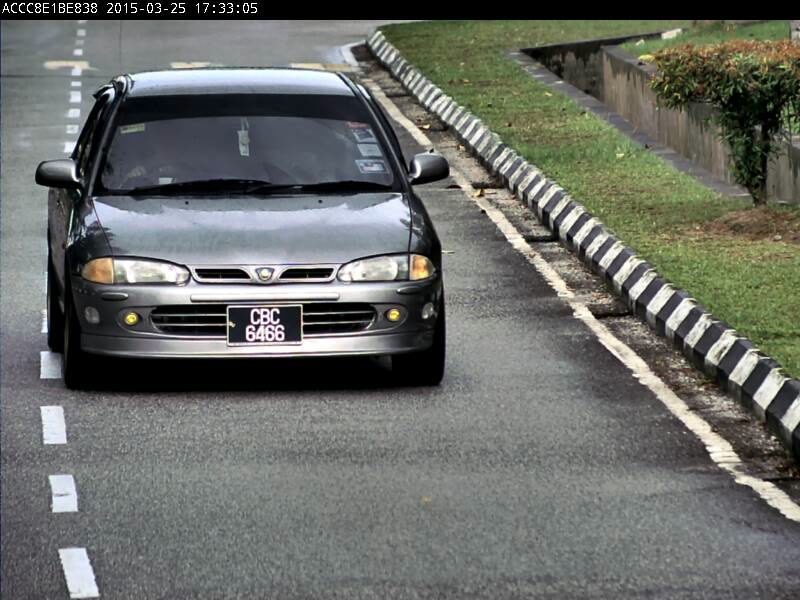
//> input picture Dataset/1.jpg, 800 x 600 px
$ ./CMLPR   (built with g++ and OpenCV 4)
//> lines starting //> are read from the running program, lines starting //| are printed output that depends on the picture

#include <iostream>
#include <baseapi.h>
#include <allheaders.h>

#include "core/core.hpp"
#include "highgui/highgui.hpp"
#include "opencv2/opencv.hpp"
#include "CMLPR.h"

using namespace cv;
using namespace std;

Mat RGBToGray(Mat rgb)
{
	int stride = 3;
	Mat gray = Mat::zeros(rgb.size(), CV_8UC1);

	for (size_t i = 0; i < rgb.rows; i++)
	{
		for (size_t j = 0; j < rgb.cols * stride; j += stride)
		{
			auto r = rgb.at<uchar>(i, j);
			auto g = rgb.at<uchar>(i, j + 1);
			auto b = rgb.at<uchar>(i, j + 2);

			gray.at<uchar>(i, j / stride) = (r + g + b) / stride;
		}
	}

	return gray;
}

// [89 lines left out: functions RGBToBinary, GrayToBinary, GrayInversion, GrayStep, GrayAverage3x3, not called in this run]

int GetSum(Mat& gray, int n, int i, int j)
{
	int sum = 0;
	auto th = ((n - 1) / 2);
	for (int q = -th; q <= th; q++)
	{
		for (int z = -th; z <= th; z++)
		{
			sum += gray.at<uchar>(i + q, j + z);
		}
	}
	return sum;
}

Mat AverageNxN(Mat gray, int n)
{
	Mat average = Mat::zeros(gray.size(), CV_8UC1);

	for (int i = 1; i < gray.rows - 1; i++)
	{
		for (int j = 1; j < gray.cols - 1; j++)
		{
			auto sum = GetSum(gray, n, i, j);
			average.at<uchar>(i, j) += sum / (n * n);
		}
	}
	return average;
}

// [97 lines left out: functions Avg, Blur, Max, Min, not called in this run]

Mat Edge(Mat Grey, int th)
{
	Mat EdgeImg = Mat::zeros(Grey.size(), CV_8UC1);
	for (int i = 1; i < Grey.rows - 1; i++)
	{
		for (int j = 1; j < Grey.cols - 1; j++)
		{
			int AvgL = (Grey.at<uchar>(i - 1, j - 1) + Grey.at<uchar>(i, j - 1) + Grey.at<uchar>(i + 1, j - 1)) / 3;
			int AvgR = (Grey.at<uchar>(i - 1, j + 1) + Grey.at<uchar>(i, j + 1) + Grey.at<uchar>(i + 1, j + 1)) / 3;
			if (abs(AvgL - AvgR) > th)
				EdgeImg.at<uchar>(i, j) = 255;


		}
	}

	return EdgeImg;


}


Mat Dialation(Mat edge, int neighbourSize)
{

	Mat dialation = Mat::zeros(edge.size(), CV_8UC1);

	for (int i =neighbourSize; i < edge.rows -neighbourSize; i++)
	{
		for (int j =neighbourSize; j < edge.cols -neighbourSize; j++)
		{
			bool shouldBreak = false;

			for (int ii = -neighbourSize; ii <neighbourSize; ii++)
			{
				for (int jj = -neighbourSize; jj <neighbourSize; jj++)
				{
					auto isNeighbourWhite = edge.at<uchar>(i + ii, j + jj) == 255;
					if (isNeighbourWhite)
					{
						dialation.at<uchar>(i, j) = 255;
						shouldBreak = true;
						break;
					}

				}

				if (shouldBreak) { break; }
			}
		}
	}

	return dialation;
}

Mat ErosionWithLimit(Mat edge, int neighbourSize)
{

	Mat erosion = Mat::zeros(edge.size(), CV_8UC1);

	for (int i = neighbourSize; i < edge.rows - neighbourSize; i++)
	{
		for (int j = neighbourSize; j < edge.cols - neighbourSize; j++)
		{
			int blackNeighbors = 0;
			erosion.at<uchar>(i, j) = edge.at<uchar>(i, j);
			bool shouldBreak = false;

			for (int ii = -neighbourSize; ii <= neighbourSize; ii++)
			{
				for (int jj = -neighbourSize; jj <= neighbourSize; jj++)
				{
					auto isNeighbourBlack = edge.at<uchar>(i + ii, j + jj) == 0;
					if (isNeighbourBlack)
					{
						blackNeighbors++;

					}
				}
			}
			if (blackNeighbors > 3)
			{
				erosion.at<uchar>(i, j) = 0;
			}
		}
	}

	return erosion;
}

// [154 lines left out: functions ErosionHomam, AddBorder, ContrastValue, ContrastImg, EqHist, OTSU, not called in this run]

void showAll()
{
	vector<Mat> images;
	for (int i = 1; i < 21; i++)
	{
		images.push_back(imread(format("..\\Dataset\\%d.jpg", i)));
//> images[0] is the input picture: 600 rows x 800 cols, CV_8UC3; mean B, G, R 103.5, 108.5, 106
	}

	Mat img;
	img = imread("..\\Dataset\\8.jpg");
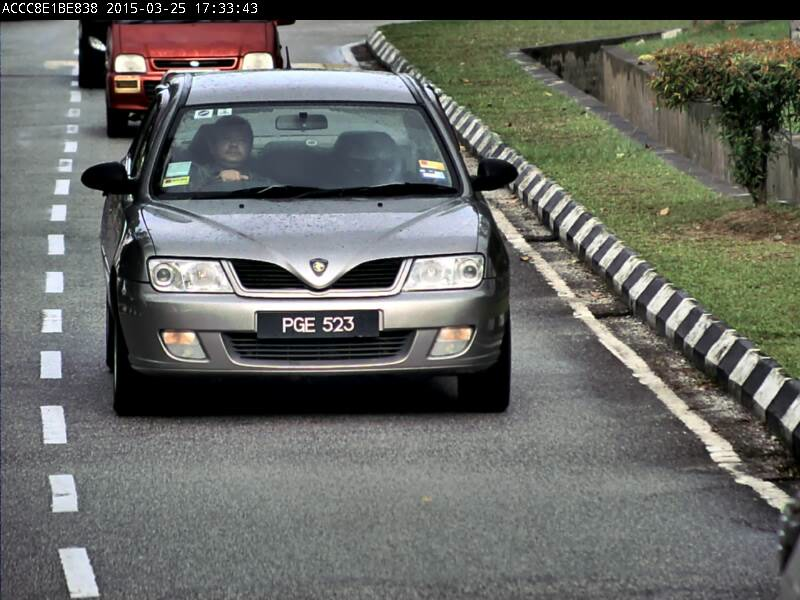
//> input picture Dataset/8.jpg, 800 x 600 px
//> img is the input picture: 600 rows x 800 cols, CV_8UC3; mean B, G, R 101.1, 105.8, 104.2

	auto gray = RGBToGray(img);
//> after the loop in RGBToGray, `for (size_t i = 0; i < rgb.rows; i++)`:
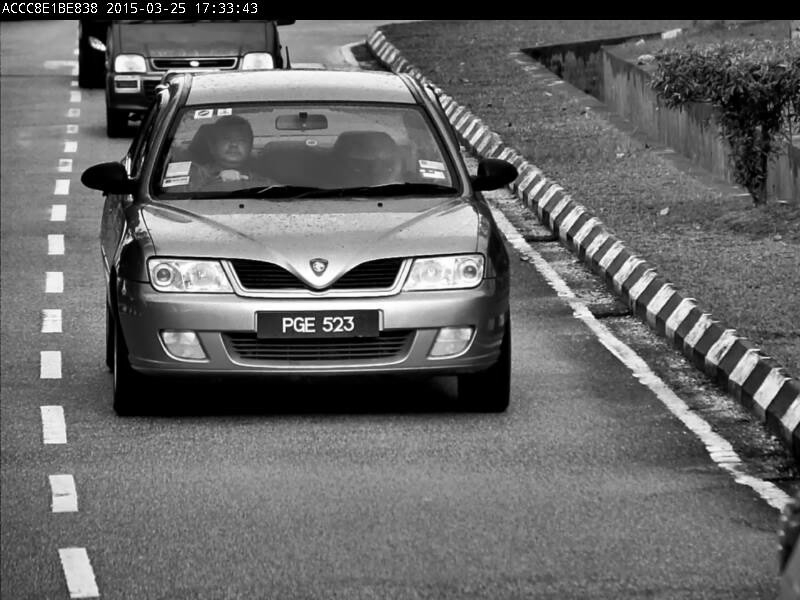
//> gray: 600 rows x 800 cols, CV_8UC1; min 0, max 255, mean 103.4

	for (int i = 0; i < 20; i++)
	{
		Mat image = images[i];
		image = RGBToGray(image);
		Mat avg = AverageNxN(image, 1);
		Mat edge = Edge(avg, 50);
		Mat eroded = ErosionWithLimit(edge, 1);
		Mat dilated = Dialation(eroded, 5);

		Mat DilatedImgCpy;
		DilatedImgCpy = dilated.clone();
		vector<vector<Point>> contours1;
		vector<Vec4i> hierachy1;
		findContours(dilated, contours1, hierachy1, RETR_EXTERNAL, CHAIN_APPROX_NONE, Point(0, 0));
		Mat dst = Mat::zeros(gray.size(), CV_8UC3);

		Rect rect;
		Mat plate;
		Scalar black = CV_RGB(0, 0, 0);
		for (int ii = 0; ii < contours1.size(); ii++)
		{
			rect = boundingRect(contours1[i]);

			auto ratio = (float)rect.width / (float)rect.height;

			auto tooTall = rect.height > 100;
			auto tooWide = rect.width < 70 || rect.width > 400;
			auto  outsideFocusX = rect.x < 0.15 * DilatedImgCpy.cols || rect.x > 0.85 * DilatedImgCpy.cols;
			auto  outsideFocusY = rect.y < 0.3 * DilatedImgCpy.rows || rect.y > 0.85 * DilatedImgCpy.rows;
			if (tooTall || tooWide || outsideFocusX || outsideFocusY || ratio < 1.5f)
			{
				drawContours(DilatedImgCpy, contours1, i, black, -1, 8, hierachy1);
			}
			else
			{
				plate = gray(rect);
			}

		}
		string title = std::to_string(i);
//> (the run ends here: the program stops with an error, at `imshow(title, dilated);`)
